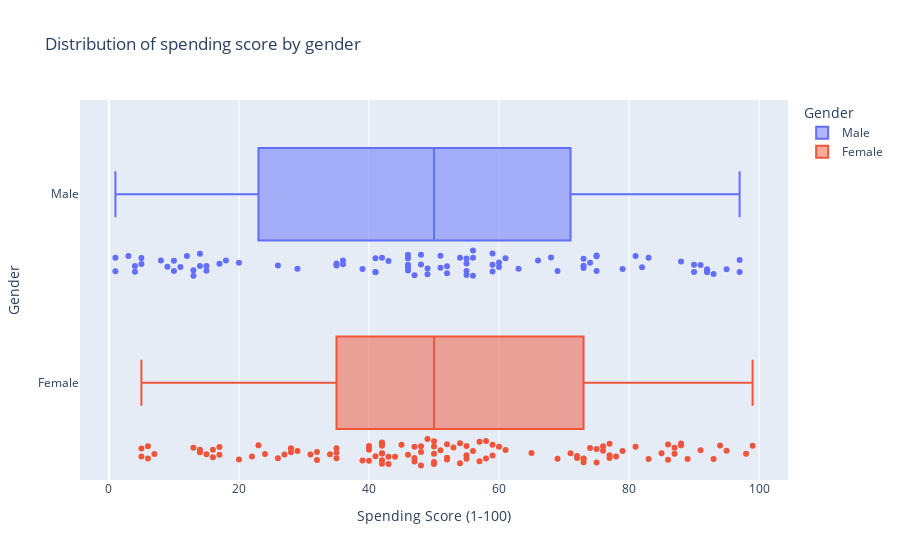

Notebook source saved alongside this figure:
### Code cell
px.box(customer_df, x="Spending Score (1-100)", y="Gender",
          color="Gender", points='all',
          title="Distribution of spending score by gender")

### Figure 1 — Plotly figure (JSON) as saved in the notebook; plotly's stock layout.template omitted (floating-point values rounded to 4 significant figures)
{"data": [{"alignmentgroup": "True", "boxpoints": "all", "hovertemplate": "Gender=%{y}<br>Spending Score (1-100)=%{x}<extra></extra>", "legendgroup": "Male", "marker": {"color": "#636efa"}, "name": "Male", "notched": false, "offsetgroup": "Male", "orientation": "h", "showlegend": true, "type": "box", "x": [39, 81, 3, 14, 13, 79, 66, 29, 35, 73, 73, 82, 61, 4, 4, 92, 92, 36, 60, 60, 41, 46, 46, 56, 55, 51, 59, 59, 55, 47, 54, 48, 51, 55, 41, 46, 41, 49, 52, 42, 49, 59, 55, 56, 46, 43, 48, 52, 46, 56, 91, 35, 95, 11, 75, 9, 75, 5, 73, 10, 93, 12, 97, 36, 90, 17, 88, 1, 1, 5, 26, 20, 63, 13, 75, 10, 92, 15, 69, 14, 90, 15, 97, 68, 8, 74, 18, 83], "x0": " ", "xaxis": "x", "y": ["Male", "Male", "Male", "Male", "Male", "Male", "Male", "Male", "Male", "Male", "Male", "Male", "Male", "Male", "Male", "Male", "Male", "Male", "Male", "Male", "Male", "Male", "Male", "Male", "Male", "Male", "Male", "Male", "Male", "Male", "Male", "Male", "Male", "Male", "Male", "Male", "Male", "Male", "Male", "Male", "Male", "Male", "Male", "Male", "Male", "Male", "Male", "Male", "Male", "Male", "Male", "Male", "Male", "Male", "Male", "Male", "Male", "Male", "Male", "Male", "Male", "Male", "Male", "Male", "Male", "Male", "Male", "Male", "Male", "Male", "Male", "Male", "Male", "Male", "Male", "Male", "Male", "Male", "Male", "Male", "Male", "Male", "Male", "Male", "Male", "Male", "Male", "Male"], "y0": " ", "yaxis": "y"}, {"alignmentgroup": "True", "boxpoints": "all", "hovertemplate": "Gender=%{y}<br>Spending Score (1-100)=%{x}<extra></extra>", "legendgroup": "Female", "marker": {"color": "#EF553B"}, "name": "Female", "notched": false, "offsetgroup": "Female", "orientation": "h", "showlegend": true, "type": "box", "x": [6, 77, 40, 76, 6, 94, 72, 99, 15, 77, 35, 98, 5, 14, 32, 31, 87, 73, 14, 81, 17, 73, 26, 75, 35, 61, 28, 65, 55, 47, 42, 42, 52, 54, 45, 50, 51, 52, 59, 50, 48, 47, 42, 49, 56, 53, 52, 42, 44, 57, 58, 55, 60, 46, 55, 40, 42, 47, 50, 41, 48, 42, 50, 54, 42, 48, 50, 43, 59, 43, 57, 40, 58, 29, 77, 34, 71, 88, 7, 72, 5, 40, 87, 74, 22, 20, 76, 16, 89, 78, 73, 35, 83, 93, 75, 95, 27, 13, 86, 32, 86, 88, 39, 24, 17, 85, 23, 69, 91, 16, 79, 28], "x0": " ", "xaxis": "x", "y": ["Female", "Female", "Female", "Female", "Female", "Female", "Female", "Female", "Female", "Female", "Female", "Female", "Female", "Female", "Female", "Female", "Female", "Female", "Female", "Female", "Female", "Female", "Female", "Female", "Female", "Female", "Female", "Female", "Female", "Female", "Female", "Female", "Female", "Female", "Female", "Female", "Female", "Female", "Female", "Female", "Female", "Female", "Female", "Female", "Female", "Female", "Female", "Female", "Female", "Female", "Female", "Female", "Female", "Female", "Female", "Female", "Female", "Female", "Female", "Female", "Female", "Female", "Female", "Female", "Female", "Female", "Female", "Female", "Female", "Female", "Female", "Female", "Female", "Female", "Female", "Female", "Female", "Female", "Female", "Female", "Female", "Female", "Female", "Female", "Female", "Female", "Female", "Female", "Female", "Female", "Female", "Female", "Female", "Female", "Female", "Female", "Female", "Female", "Female", "Female", "Female", "Female", "Female", "Female", "Female", "Female", "Female", "Female", "Female", "Female", "Female", "Female"], "y0": " ", "yaxis": "y"}], "layout": {"boxmode": "overlay", "legend": {"title": {"text": "Gender"}, "tracegroupgap": 0}, "title": {"text": "Distribution of spending score by gender"}, "xaxis": {"anchor": "y", "domain": [0, 1], "title": {"text": "Spending Score (1-100)"}}, "yaxis": {"anchor": "x", "categoryarray": ["Female", "Male"], "categoryorder": "array", "domain": [0, 1], "title": {"text": "Gender"}}}}
